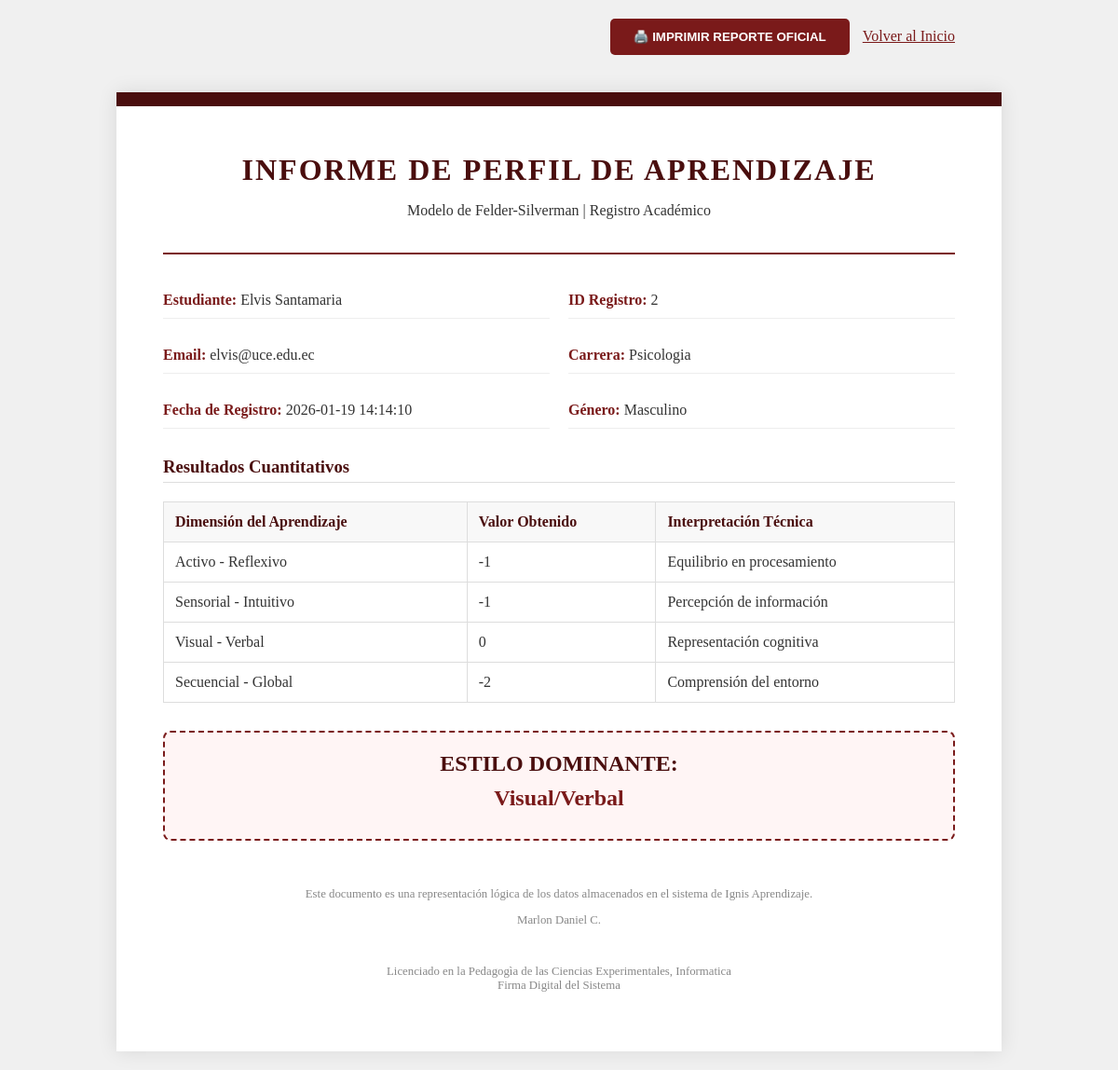
Screenshot of /reporte.php?id=2 with the database file from the repository.
### tables this page shows
CREATE TABLE IF NOT EXISTS `resultados` (
  `id_res` int(11) NOT NULL AUTO_INCREMENT,
  `usuario_id` int(11) DEFAULT NULL,
  `estilo_dominante` varchar(50) DEFAULT NULL,
  `valor_activo_reflexivo` int(11) DEFAULT NULL,
  `valor_sensorial_intuitivo` int(11) DEFAULT NULL,
  `valor_visual_verbal` int(11) DEFAULT NULL,
  `valor_secuencial_global` int(11) DEFAULT NULL,
  PRIMARY KEY (`id_res`),
  KEY `usuario_id` (`usuario_id`)
);

CREATE TABLE IF NOT EXISTS `usuarios` (
  `id` int(11) NOT NULL AUTO_INCREMENT,
  `nombre` varchar(100) NOT NULL,
  `email` varchar(100) NOT NULL,
  `fecha_nac` date NOT NULL,
  `genero` enum('M','F','Otro') NOT NULL,
  `carrera` varchar(50) NOT NULL,
  `fecha_registro` timestamp NOT NULL DEFAULT CURRENT_TIMESTAMP,
  PRIMARY KEY (`id`),
  UNIQUE KEY `email` (`email`)
);

### reporte.php (the view, shortened to what this page needs)
<?php
include 'config.php';
$id_reporte = 0;
if (isset($_GET['id'])) {
    $id_reporte = intval($_GET['id']);
} elseif (isset($_POST['id_busqueda'])) {
    $id_reporte = intval($_POST['id_busqueda']);
}
$user = null;
if ($id_reporte > 0) {
    $sql = "SELECT u.*, r.* FROM usuarios u
            INNER JOIN resultados r ON u.id = r.usuario_id
            WHERE u.id = $id_reporte";
    $res = $conn->query($sql);
    if ($res) {
        $user = $res->fetch_assoc();
    }
}
?>
<!DOCTYPE html>
<html lang="es">
<head>
</head>
<body>
<div class="no-print" style="max-width: 850px; margin: 0 auto 20px auto; text-align: right;">
    <button onclick="window.print()" class="btn-print">🖨️ IMPRIMIR REPORTE OFICIAL</button>
    <a href="index.php" style="margin-left: 10px; color: var(--rojo-oscuro);">Volver al Inicio</a>
</div>
<div class="report-paper">
    <?php if ($user): ?>
        <div class="header-report">
            <h1>Informe de Perfil de Aprendizaje</h1>
            <p>Modelo de Felder-Silverman | Registro Académico</p>
        </div>
        <div class="info-grid">
            <div class="info-item"><strong>Estudiante:</strong> <?php echo $user['nombre']; ?></div>
            <div class="info-item"><strong>ID Registro:</strong> <?php echo $user['id']; ?></div>
            <div class="info-item"><strong>Email:</strong> <?php echo $user['email']; ?></div>
            <div class="info-item"><strong>Carrera:</strong> <?php echo $user['carrera']; ?></div>
            <div class="info-item"><strong>Fecha de Registro:</strong> <?php echo $user['fecha_registro']; ?></div>
            <div class="info-item"><strong>Género:</strong> <?php echo ($user['genero']=='M'?'Masculino':'Femenino'); ?></div>
        </div>
        <h3 style="color: var(--rojo-muy-oscuro); border-bottom: 1px solid #ddd; padding-bottom: 5px;">Resultados Cuantitativos</h3>
        <table class="results-table">
            <thead>
                <tr>
                    <th>Dimensión del Aprendizaje</th>
                    <th>Valor Obtenido</th>
                    <th>Interpretación Técnica</th>
                </tr>
            </thead>
            <tbody>
                <tr>
                    <td>Activo - Reflexivo</td>
                    <td><?php echo $user['valor_activo_reflexivo']; ?></td>
                    <td>Equilibrio en procesamiento</td>
                </tr>
                <tr>
                    <td>Sensorial - Intuitivo</td>
                    <td><?php echo $user['valor_sensorial_intuitivo']; ?></td>
                    <td>Percepción de información</td>
                </tr>
                <tr>
                    <td>Visual - Verbal</td>
                    <td><?php echo $user['valor_visual_verbal']; ?></td>
                    <td>Representación cognitiva</td>
                </tr>
                <tr>
                    <td>Secuencial - Global</td>
                    <td><?php echo $user['valor_secuencial_global']; ?></td>
                    <td>Comprensión del entorno</td>
                </tr>
            </tbody>
        </table>
        <div class="dominante-box">
            <h2 style="margin:0; color: var(--rojo-muy-oscuro);">ESTILO DOMINANTE:</h2>
            <p style="font-size: 1.5em; font-weight: bold; margin: 10px 0; color: var(--rojo-oscuro);">
                <?php echo $user['estilo_dominante']; ?>
            </p>
        </div>
        <div style="margin-top: 50px; text-align: center; font-size: 0.8em; color: #888;">
            <p>Este documento es una representación lógica de los datos almacenados en el sistema de Ignis Aprendizaje.</p> <break>
            <p>Marlon Daniel C.</p> <br>
            <p>Licenciado en la Pedagogìa de las Ciencias Experimentales, Informatica<br>Firma Digital del Sistema</p>
        </div>
    <?php endif; ?>
</div>
</body>
</html>

### reporte.php (style rules this page uses)
:root { --rojo-oscuro: #7a1a1a; --rojo-muy-oscuro: #4a0e0e; --gris-texto: #333; }
body { font-family: 'Georgia', serif; background: #f0f0f0; margin: 0; padding: 20px; color: var(--gris-texto); }
.report-paper { max-width: 850px; margin: auto; background: white; padding: 50px; box-shadow: 0 0 20px rgba(0,0,0,0.1); border-top: 15px solid var(--rojo-muy-oscuro); position: relative; }
.header-report { text-align: center; border-bottom: 2px solid var(--rojo-oscuro); padding-bottom: 20px; margin-bottom: 30px; }
.header-report h1 { color: var(--rojo-muy-oscuro); text-transform: uppercase; letter-spacing: 2px; margin: 0; }
.info-grid { display: grid; grid-template-columns: 1fr 1fr; gap: 20px; margin-bottom: 30px; }
.info-item { border-bottom: 1px solid #eee; padding: 10px 0; }
.info-item strong { color: var(--rojo-oscuro); }
.results-table { width: 100%; border-collapse: collapse; margin-top: 20px; }
.results-table th { background: #f8f8f8; color: var(--rojo-muy-oscuro); border: 1px solid #ddd; padding: 12px; text-align: left; }
.results-table td { border: 1px solid #ddd; padding: 12px; }
.dominante-box { background: #fff5f5; border: 2px dashed var(--rojo-oscuro); padding: 20px; text-align: center; margin-top: 30px; border-radius: 8px; }
.btn-print { background: var(--rojo-oscuro); color: white; padding: 12px 25px; border: none; border-radius: 5px; cursor: pointer; font-weight: bold; margin-bottom: 20px; }

### rows the page displays
resultados: usuario.nombre "Elvis Santamaria", usuario "2", usuario.email "elvis@uce.edu.ec", usuario.carrera "Psicologia", usuario.fecha_registro "2026-01-19 14:14:10", valor_activo_reflexivo "-1", valor_sensorial_intuitivo "-1", valor_visual_verbal "0", valor_secuencial_global "-2", estilo_dominante "Visual/Verbal"
